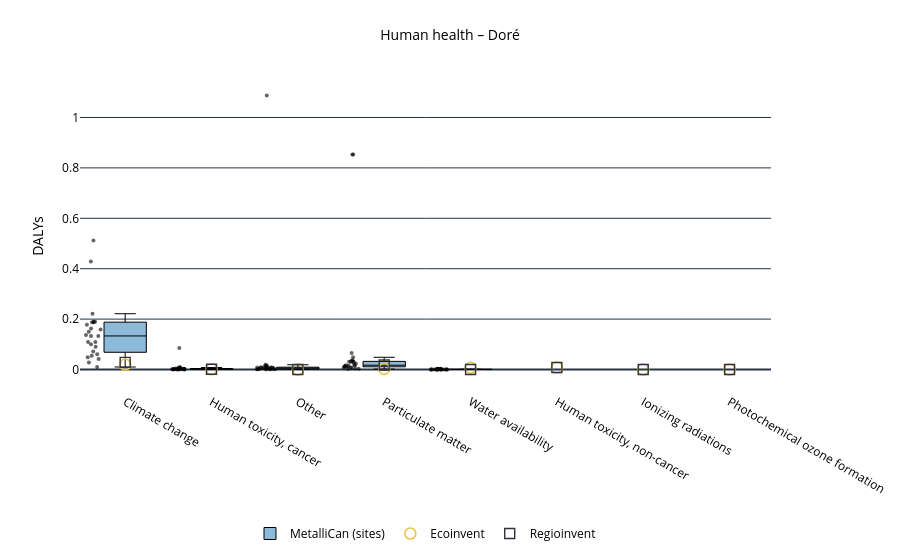

Notebook source saved alongside this figure:
### Markdown cell above
### Boxplot HH

### Code cell
plot_lcia_boxes_for_reference_product(
    df_hh_t,
    reference_product="Doré",
    yaxis_label="DALYs",
    title="Human health – Doré",
    output_html="results/Damages/boxplot_hh_dore.html"
)

### Figure 1 — Plotly figure (JSON) as saved in the notebook; plotly's stock layout.template omitted (floating-point values rounded to 4 significant figures)
{"data": [{"boxpoints": "all", "fillcolor": "rgba(31,119,180,0.5)", "hoverinfo": "text+y", "hovertext": ["Casa Berardi", "Fox Complex", "Hemlo", "Meliadine", "Rainy River", "Meadowbank complex", "Porcupine complex", "Canadian Malartic", "Detour Lake", "Kiena", "Magino", "Elk", "Eagle River", "Éléonore", "Goldex (Au)", "LaRonde (Doré)", "Lamaque", "Macassa", "Musselwhite", "Red Lake", "Seabee Gold Operation", "Snow Lake (Doré)", "Timmins Operation", "Westwood-Doyon", "Eleonore", "Casa Berardi", "Fox Complex", "Hemlo", "Meliadine", "Rainy River", "Meadowbank complex", "Porcupine complex", "Canadian Malartic", "Detour Lake", "Kiena", "Magino", "Elk", "Eagle River", "Éléonore", "Goldex (Au)", "LaRonde (Doré)", "Lamaque", "Macassa", "Musselwhite", "Red Lake", "Seabee Gold Operation", "Snow Lake (Doré)", "Timmins Operation", "Westwood-Doyon", "Eleonore", "Casa Berardi", "Fox Complex", "Hemlo", "Meliadine", "Rainy River", "Meadowbank complex", "Porcupine complex", "Canadian Malartic", "Detour Lake", "Kiena", "Magino", "Elk", "Eagle River", "Éléonore", "Goldex (Au)", "LaRonde (Doré)", "Lamaque", "Macassa", "Musselwhite", "Red Lake", "Seabee Gold Operation", "Snow Lake (Doré)", "Timmins Operation", "Westwood-Doyon", "Eleonore", "Casa Berardi", "Fox Complex", "Hemlo", "Meliadine", "Rainy River", "Meadowbank complex", "Porcupine complex", "Canadian Malartic", "Detour Lake", "Kiena", "Magino", "Elk", "Eagle River", "Éléonore", "Goldex (Au)", "LaRonde (Doré)", "Lamaque", "Macassa", "Musselwhite", "Red Lake", "Seabee Gold Operation", "Snow Lake (Doré)", "Timmins Operation", "Westwood-Doyon", "Eleonore", "Casa Berardi", "Fox Complex", "Hemlo", "Meliadine", "Rainy River", "Meadowbank complex", "Porcupine complex", "Canadian Malartic", "Detour Lake", "Kiena", "Magino", "Elk", "Eagle River", "Éléonore", "Goldex (Au)", "LaRonde (Doré)", "Lamaque", "Macassa", "Musselwhite", "Red Lake", "Seabee Gold Operation", "Snow Lake (Doré)", "Timmins Operation", "Westwood-Doyon", "Eleonore"], "jitter": 0.45, "line": {"color": "black", "width": 1}, "marker": {"opacity": 0.6, "size": 4}, "name": "MetalliCan (sites)", "x": ["Climate change", "Climate change", "Climate change", "Climate change", "Climate change", "Climate change", "Climate change", "Climate change", "Climate change", "Climate change", "Climate change", "Climate change", "Climate change", "Climate change", "Climate change", "Climate change", "Climate change", "Climate change", "Climate change", "Climate change", "Climate change", "Climate change", "Climate change", "Climate change", "Climate change", "Human toxicity, cancer", "Human toxicity, cancer", "Human toxicity, cancer", "Human toxicity, cancer", "Human toxicity, cancer", "Human toxicity, cancer", "Human toxicity, cancer", "Human toxicity, cancer", "Human toxicity, cancer", "Human toxicity, cancer", "Human toxicity, cancer", "Human toxicity, cancer", "Human toxicity, cancer", "Human toxicity, cancer", "Human toxicity, cancer", "Human toxicity, cancer", "Human toxicity, cancer", "Human toxicity, cancer", "Human toxicity, cancer", "Human toxicity, cancer", "Human toxicity, cancer", "Human toxicity, cancer", "Human toxicity, cancer", "Human toxicity, cancer", "Human toxicity, cancer", "Other", "Other", "Other", "Other", "Other", "Other", "Other", "Other", "Other", "Other", "Other", "Other", "Other", "Other", "Other", "Other", "Other", "Other", "Other", "Other", "Other", "Other", "Other", "Other", "Other", "Particulate matter", "Particulate matter", "Particulate matter", "Particulate matter", "Particulate matter", "Particulate matter", "Particulate matter", "Particulate matter", "Particulate matter", "Particulate matter", "Particulate matter", "Particulate matter", "Particulate matter", "Particulate matter", "Particulate matter", "Particulate matter", "Particulate matter", "Particulate matter", "Particulate matter", "Particulate matter", "Particulate matter", "Particulate matter", "Particulate matter", "Particulate matter", "Particulate matter", "Water availability", "Water availability", "Water availability", "Water availability", "Water availability", "Water availability", "Water availability", "Water availability", "Water availability", "Water availability", "Water availability", "Water availability", "Water availability", "Water availability", "Water availability", "Water availability", "Water availability", "Water availability", "Water availability", "Water availability", "Water availability", "Water availability", "Water availability", "Water availability", "Water availability"], "y": [0.1776, 0.06071, 0.1096, 0.1004, 0.4287, 0.159, 0.1879, 0.1332, 0.1881, 0.04224, 0.1328, 0.05509, 0.0902, 0.1895, 0.07106, 0.04852, 0.02812, 0.1501, 0.2214, 0.1372, 0.5115, 0.009969, 0.1626, 0.1088, 0.1895, 0.001891, 0.003981, 0.002372, 0.001291, 0.007791, 0.002379, 0.002887, 0.005134, 0.007936, 0.0003088, 0.008835, 0.002077, 0.0003422, 0.003991, 0.001092, 0.0004926, 0.0007817, 0.002592, 0.001925, 0.001052, 0.00192, 0.000178, 0.08555, 0.0008663, 0.003991, 0.00916, 0.01896, 0.006877, 0.00226, 0.009753, 0.004013, 0.009444, 0.003687, 0.005639, 0.0006554, 0.007801, 0.001266, 0.001139, 0.009053, 0.005837, 0.002042, 0.0003247, 0.005522, 0.01547, 0.01632, 0.005264, 0.001532, 1.087, 0.001482, 0.009053, 0.01625, 0.01188, 0.01172, 0.0237, 0.03557, 0.03116, 0.006841, 0.06571, 0.0288, 0.003809, 0.04854, 0.00609, 0.01166, 0.8527, 0.0145, 0.01318, 0.001934, 0.03103, 0.01713, 0.03103, 0.01808, 0.003013, 0.00816, 0.03699, 0.8527, 0.0004831, 0.0006755, 0.0006076, 0.0003885, 0.002852, 0.0007787, 0.0003759, 0.00135, 0.001354, 0.0003761, 0.002391, 0.0005747, 0.0003957, 0.0002411, 0.0008438, 0.0002338, 8.396e-05, 0.002604, 0.0003318, 0.0001218, 0.0004391, 8.05e-05, 0.0004512, 0.0006982, 0.0002411], "type": "box"}, {"hoverinfo": "text+y", "hovertext": ["Au-Ag ingot", "Au-Ag ingot", "Au-Ag ingot", "Au-Ag ingot", "Au-Ag ingot", "Au-Ag ingot", "Au-Ag ingot", "Au-Ag ingot"], "marker": {"color": "#e8c547", "line": {"color": "black", "width": 1.6}, "size": 11, "symbol": "circle-open"}, "mode": "markers", "name": "Ecoinvent", "x": ["Climate change", "Human toxicity, cancer", "Human toxicity, non-cancer", "Ionizing radiations", "Other", "Particulate matter", "Photochemical ozone formation", "Water availability"], "y": [0.02012, 0.00119, 0.008143, 6.555e-06, 4.384e-08, 0.002744, 1.513e-05, 0.007169], "type": "scatter"}, {"hoverinfo": "text+y", "hovertext": ["Au-Ag ingot", "Au-Ag ingot", "Au-Ag ingot", "Au-Ag ingot", "Au-Ag ingot", "Au-Ag ingot", "Au-Ag ingot", "Au-Ag ingot"], "marker": {"color": "#30323d", "line": {"color": "black", "width": 1.4}, "size": 10, "symbol": "square-open"}, "mode": "markers", "name": "Regioinvent", "x": ["Climate change", "Human toxicity, cancer", "Human toxicity, non-cancer", "Ionizing radiations", "Other", "Particulate matter", "Photochemical ozone formation", "Water availability"], "y": [0.02852, 0.001337, 0.008307, 6.76e-05, 7.811e-08, 0.01798, 1.603e-05, 0.0001407], "type": "scatter"}], "layout": {"title": {"font": {"color": "black", "size": 14}, "text": "Human health – Doré", "x": 0.5}, "font": {"color": "black", "size": 12}, "yaxis": {"title": {"font": {"color": "black"}, "text": "DALYs"}, "tickfont": {"color": "black"}}, "margin": {"l": 80, "r": 40, "t": 80, "b": 120}, "legend": {"font": {"color": "black"}, "orientation": "h", "yanchor": "bottom", "y": -0.5, "xanchor": "center", "x": 0.5}, "plot_bgcolor": "white", "paper_bgcolor": "white"}}
